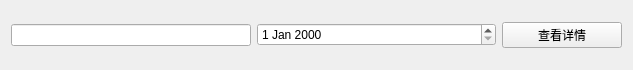
<?xml version="1.0" encoding="UTF-8"?>
<ui version="4.0">
 <class>CaseDataBrief</class>
 <widget class="QWidget" name="CaseDataBrief">
  <property name="geometry">
   <rect>
    <x>0</x>
    <y>0</y>
    <width>633</width>
    <height>70</height>
   </rect>
  </property>
  <property name="windowTitle">
   <string>Form</string>
  </property>
  <layout class="QGridLayout" name="gridLayout">
   <item row="0" column="0" colspan="2">
    <widget class="QLineEdit" name="caseId"/>
   </item>
   <item row="0" column="2" colspan="2">
    <widget class="QDateEdit" name="caseDateTime"/>
   </item>
   <item row="0" column="4">
    <widget class="QPushButton" name="details">
     <property name="text">
      <string>查看详情</string>
     </property>
    </widget>
   </item>
  </layout>
 </widget>
 <resources/>
 <connections/>
</ui>
